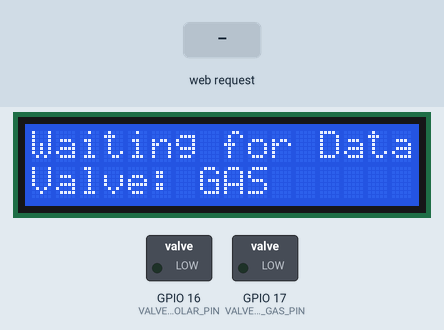
A sketch run on a simulated ESP32. Shown: 16×2 character LCD, switched loads named in the sketch (green lamp = pin HIGH). Inputs (shaded band) come from the test bench. WiFi joins after 1.5 s; servers stay silent unless stated; uploads are accepted with an empty reply; EEPROM starts erased; what the sketch prints to the serial monitor is not drawn.

Above: at 2.8 s.
2.9 s: HTTP request GET /heating_schedule_start received
At 3.4 s:
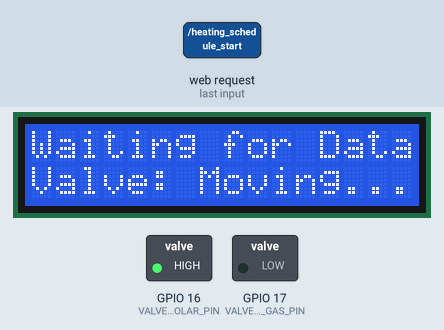
4.5 s: HTTP request GET /update_temp?t=1 received
At 5.1 s:
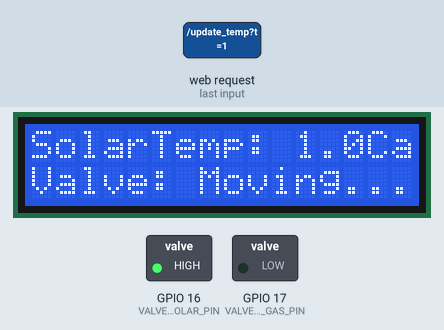
6.0 s: HTTP request GET /update_temp?t=120 received
At 6.3 s:
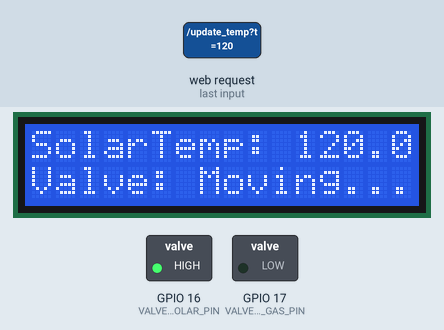
7.5 s: HTTP request GET /update_temp?t=0 received
At 8.6 s:
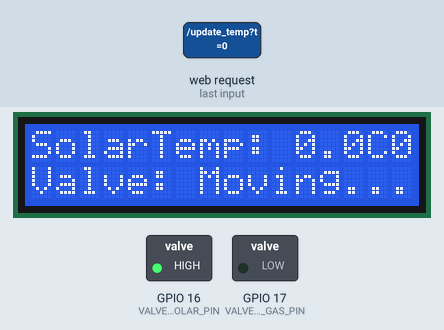
Timing chart, 0 to 29.5 s (numbered marks = the images above; inputs shaded):
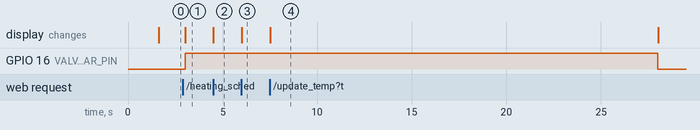

The sketch:

Solar_or_Gas_V4.ino
```cpp
#include <WiFi.h>
#include <HTTPClient.h>
#include <WebServer.h>
#include <ArduinoJson.h>
#include <Preferences.h>
#include <Wire.h>
#include <LiquidCrystal_I2C.h>

// =================================================================
//                          CONFIGURATION
// =================================================================
// --- Wi-Fi Credentials ---
const char* ssid = "NOS-F080-PRO-2.4G";
const char* password = "QJT9NHNZ";

// --- Device IP Addresses ---
// Set a static IP for this ESP32 so the Shelly knows where to find it.
// Make sure this IP is outside your router's DHCP range.
IPAddress esp_ip(192, 168, 1, 100);
IPAddress gateway(192, 168, 1, 1);
IPAddress subnet(255, 255, 255, 0);

// IP address of your Shelly 1PM
const char* shelly_ip = "192.168.1.68"; // <-- CHANGE THIS

// --- Logic Parameters ---
const int VALVE_MOVE_DURATION_MS = 25000; // 25s pulse to move the valve (user specified)

// --- Hardware Pins ---
// Pins for the two relays controlling the three-way valve
const int VALVE_TO_SOLAR_PIN = 16; // Relay to set valve to solar deposit
const int VALVE_TO_GAS_PIN = 17; // Relay to set valve to gas burner

// =================================================================

// --- Global State Variables ---
bool isValveOnSolar; // Tracks the valve's current position
bool isValveMoving = false; // Flag to indicate if valve is currently in motion
unsigned long valveMoveStartTime = 0; // Timestamp when valve movement started
unsigned long lastTempUpdateTime = 0; // Tracks when we last received a temperature update
float lastKnownTemp = 0.0; // Track temp for display

LiquidCrystal_I2C lcd(0x27, 16, 2); // Set the LCD address to 0x27 for a 16 chars and 2 line display

WebServer server(80);
Preferences preferences;

// Helper to notify Shelly of the physical valve state
void notifyShellyValveState() {
  WiFiClient client;
  HTTPClient http;
  // Assuming script ID 1 as per Shelly script comments
  String stateStr = isValveOnSolar ? "solar" : "gas";
  String url = "http://" + String(shelly_ip) + "/script/1/valve_update?state=" + stateStr;

  Serial.print("Notifying Shelly of valve state: "); Serial.println(stateStr);
  http.begin(client, url);
  int httpCode = http.GET();
  if (httpCode > 0) {
    Serial.printf("Shelly notified. Code: %d\n", httpCode);
  } else {
    Serial.printf("Shelly notification failed: %s\n", http.errorToString(httpCode).c_str());
  }
  http.end();
}

void moveValve(bool targetIsSolar); // Forward declaration

// Sends a timed pulse to move the valve and saves the new state.
void moveValve(bool targetIsSolar) {
  // 1. Safety Check: Don't interrupt a move already in progress
  if (isValveMoving) {
    Serial.println("VALVE: Move ignored, valve is already moving.");
    return;
  }
  // Note: We removed the check (targetIsSolar == isValveOnSolar) so that
  // manual commands can "Force" a move if the system is out of sync.

  // Safety: Ensure both are OFF before switching to prevent overlap
  digitalWrite(VALVE_TO_SOLAR_PIN, LOW);
  digitalWrite(VALVE_TO_GAS_PIN, LOW);
  delay(100); // Dead-time to allow mechanical relays to release

  // 2. Perform the move
  isValveOnSolar = targetIsSolar; // Update state immediately so redundant calls are blocked

  if (targetIsSolar) {
    Serial.println("VALVE: Sending pulse to move to SOLAR deposit...");
    lcd.setCursor(0, 1);
    lcd.print("Valve: Moving->S");
    digitalWrite(VALVE_TO_SOLAR_PIN, HIGH);
  } else {
    Serial.println("VALVE: Sending pulse to move to GAS burner...");
    lcd.setCursor(0, 1);
    lcd.print("Valve: Moving->G");
    digitalWrite(VALVE_TO_GAS_PIN, HIGH);
  }

  // 3. Set flags for non-blocking movement completion in loop()
  valveMoveStartTime = millis();
  isValveMoving = true;

  // Update LCD to show it's moving
  lcd.setCursor(0, 1);
  lcd.print("Valve: Moving... ");
}

// --- Web Server Handlers ---
void handleHeatingScheduleStart() {
  Serial.println("Received: Valve to SOLAR (Temp low)");
  moveValve(true);
  server.send(200, "text/plain", "OK");
}

void handleHeatingScheduleEnd() {
  Serial.println("Received: Valve to GAS (Temp sufficient)");
  moveValve(false);
  server.send(200, "text/plain", "OK");
}

void handleNotFound() {
  server.send(404, "text/plain", "Not Found");
}

void handleUpdateTemp() {
  if (server.hasArg("t")) {
    float temperature = server.arg("t").toFloat();
    Serial.print("Received temperature update from Shelly: ");
    Serial.println(temperature);

    lastKnownTemp = temperature;
    lcd.setCursor(0, 0);
    lcd.printf("SolarTemp: %.1fC", lastKnownTemp);

    lastTempUpdateTime = millis(); // We heard from the Shelly, reset the watchdog timer
    server.send(200, "text/plain", "OK");
  } else {
    server.send(400, "text/plain", "Missing 't' parameter");
  }
}

void setup() {
  Serial.begin(115200);

  // Init LCD
  lcd.init();
  lcd.backlight();
  lcd.setCursor(0, 0);
  lcd.print("System Starting");

  // Setup relay pins
  pinMode(VALVE_TO_SOLAR_PIN, OUTPUT);
  pinMode(VALVE_TO_GAS_PIN, OUTPUT);
  digitalWrite(VALVE_TO_SOLAR_PIN, LOW);
  digitalWrite(VALVE_TO_GAS_PIN, LOW);

  // Initialize Preferences and load the last known valve state
  preferences.begin("valve_control", false); // 'valve_control' is our namespace
  // Load the last state. Default to 'false' (Gas) if it's the first boot.
  isValveOnSolar = preferences.getBool("isSolar", false);
  Serial.println("\n========================================");
  Serial.printf("System starting. Initial valve state: %s\n", isValveOnSolar ? "SOLAR" : "GAS");
  Serial.println("========================================");

  lcd.setCursor(0, 1);
  lcd.print("Connecting WiFi");

  // Connect to Wi-Fi
  Serial.print("Connecting to ");
  Serial.println(ssid);
  WiFi.mode(WIFI_STA); // Ensure Station mode
  WiFi.setSleep(false); // REQUIRED for ESP32-32E stability
  WiFi.config(esp_ip, gateway, subnet);
  WiFi.begin(ssid, password);
  while (WiFi.status() != WL_CONNECTED) {
    delay(500);
    Serial.print(".");
  }
  Serial.println("\nWiFi connected.");
  Serial.print("ESP32 IP address: ");
  Serial.println(WiFi.localIP());

  lcd.clear();
  lcd.setCursor(0, 0);
  lcd.print("Waiting for Data");
  lcd.setCursor(0, 1);
  lcd.printf("Valve: %s", isValveOnSolar ? "SOLAR" : "GAS  ");

  // Setup web server endpoints
  server.on("/heating_schedule_start", handleHeatingScheduleStart);
  server.on("/heating_schedule_end", handleHeatingScheduleEnd);
  server.on("/update_temp", handleUpdateTemp);
  server.onNotFound(handleNotFound);
  server.begin();
  Serial.println("HTTP server started.");
}

void loop() {
  // --- Non-blocking WiFi Reconnect ---
  static unsigned long lastWiFiCheck = 0;
  if (WiFi.status() != WL_CONNECTED) {
    if (millis() - lastWiFiCheck > 10000) { // Try every 10 seconds
      lastWiFiCheck = millis();
      Serial.println("WiFi lost. Attempting background reconnect...");
      WiFi.config(esp_ip, gateway, subnet);
      WiFi.begin(ssid, password);
      WiFi.setSleep(false);
    }
  }

  // Only handle web requests if connected
  if (WiFi.status() == WL_CONNECTED) {
    server.handleClient();
  }

  // --- Non-blocking Valve Movement Completion ---
  if (isValveMoving && millis() - valveMoveStartTime >= VALVE_MOVE_DURATION_MS) {
    // Movement duration has passed, cut power to relays
    digitalWrite(VALVE_TO_SOLAR_PIN, LOW);
    digitalWrite(VALVE_TO_GAS_PIN, LOW);
    Serial.println("VALVE: Pulse complete. Relays OFF.");

    // Update state and save
    isValveMoving = false;
    // The `moveValve` function already set `isValveOnSolar` based on the target
    preferences.putBool("isSolar", isValveOnSolar);
    Serial.printf("New valve state saved: %s\n", isValveOnSolar ? "SOLAR" : "GAS");

    // Update LCD with final state
    lcd.setCursor(0, 1);
    lcd.printf("Valve: %s    ", isValveOnSolar ? "SOLAR" : "GAS  ");

    // Notify Shelly that movement is done and state is verified
    notifyShellyValveState();
  }

  // --- Watchdog Logic ---
  // Monitor if temperature updates are still being received from the Shelly.
  const long WATCHDOG_INTERVAL = 65000; // Poll if no update received for ~65 seconds
  static unsigned long lastWatchdogWarning = 0;

  if (millis() - lastTempUpdateTime > WATCHDOG_INTERVAL && millis() - lastWatchdogWarning > 10000) {
    Serial.println("WATCHDOG: No data from Shelly!");
    lcd.setCursor(0, 0);
    lcd.print("COMM ERROR!     ");
    lastWatchdogWarning = millis();
  }
}
```

Measured:
- after the input at 2.9 s, GPIO 16 (VALVE_TO_SOLAR_PIN): LOW → HIGH after 0.12 s; the display: changes after 0.13 s (image 1)
- after the input at 4.5 s, the display: changes at once (image 2)
- after the input at 6.0 s, the display: changes at once (image 3)
- after the input at 7.5 s, the display: changes at once (image 4)
